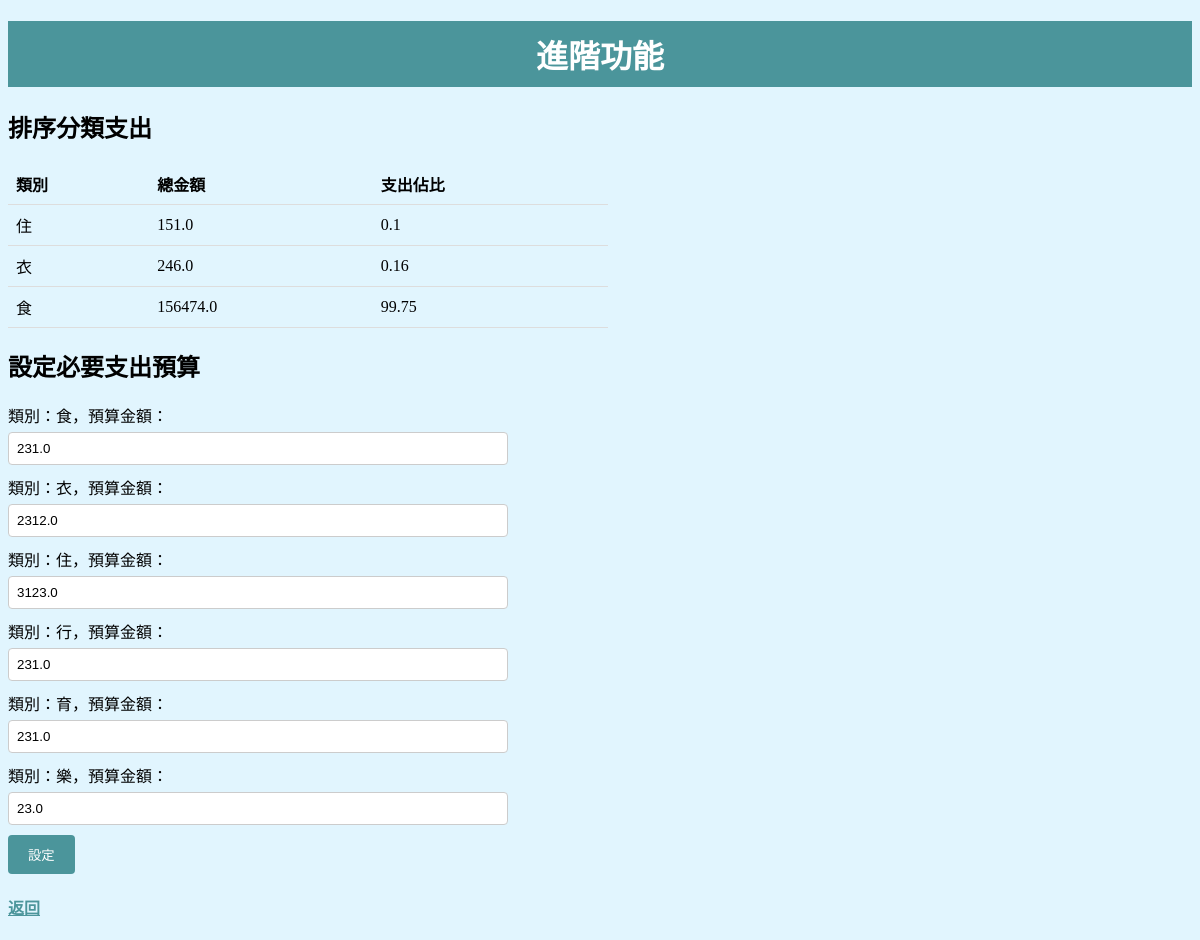
The app's page /advanced (signed in) with its own data.
### tables this page shows
CREATE TABLE default_expenses
                      (id INTEGER PRIMARY KEY AUTOINCREMENT,
                       username TEXT NOT NULL,
                       category TEXT NOT NULL,
                       budget REAL NOT NULL);

### test.py (the view)
@app.route('/advanced', methods=['GET', 'POST'])
def advanced():
    if 'username' not in session:
        return redirect('/login')
    if request.method == 'POST':
        if 'set_budget' in request.form:
            set_budget(request.form)
    categorized_expenses, category_budgets = get_expenses_and_budgets()
    category_budgets = get_category_budgets(session['username'])
    return render_template('advanced.html', categorized_expenses=categorized_expenses, category_budgets=category_budgets)

### test.py (called while the page is built)
def get_expenses_and_budgets():
    with sqlite3.connect('database.db') as conn:
        cursor = conn.cursor()
        cursor.execute('SELECT category, ABS(SUM(amount)) '
                       'FROM expenses '
                       'WHERE username = ? AND amount < 0 '
                       'GROUP BY category '
                       'HAVING SUM(amount) < 0',
                       (session['username'],))
        categorized_expenses = cursor.fetchall()
        total_expenses = sum(expense[1] for expense in categorized_expenses)
        cursor.execute('SELECT category, budget FROM default_expenses')
        category_budgets = dict(list(cursor.fetchall()))
    categorized_expenses = [(expense[0], expense[1], round(expense[1] / total_expenses * 100, 2)) for expense in categorized_expenses]
    return categorized_expenses, category_budgets

def get_category_budgets(username):
    with sqlite3.connect('database.db') as conn:
        cursor = conn.cursor()
        cursor.execute('SELECT category, budget FROM default_expenses WHERE username = ?',(session['username'],))
        category_budgets = dict(cursor.fetchall())
    return category_budgets

### templates/advanced.html (shortened to what this page needs)
<!DOCTYPE html>
<html>
<head>
</head>
<body>
    <h1>進階功能</h1>
    <h2>排序分類支出</h2>
    <table class="expense-table">
        <thead>
            <tr>
                <th>類別</th>
                <th>總金額</th>
                <th>支出佔比</th>
            </tr>
        </thead>
        <tbody>
            {% for category, total_amount, proportion in categorized_expenses %}
            <tr>
                <td>{{ category }}</td>
                <td>{{ total_amount }}</td>
                <td>{{ proportion }}</td>
            </tr>
            {% endfor %}
        </tbody>
    </table>
    <h2>設定必要支出預算</h2>
    <form action="/advanced" method="POST">
        <form action="/advanced" method="POST">
            <label>類別：食，預算金額：</label>
            <input type="number" id="budget_食" name="budget_食" step="0.01" value="{{ category_budgets.get('食', 0) }}" required>
            <br>
            <label>類別：衣，預算金額：</label>
            <input type="number" id="budget_衣" name="budget_衣" step="0.01" value="{{ category_budgets.get('衣', 0) }}" required>
            <br>
            <label>類別：住，預算金額：</label>
            <input type="number" id="budget_住" name="budget_住" step="0.01" value="{{ category_budgets.get('住', 0) }}" required>
            <br>
            <label>類別：行，預算金額：</label>
            <input type="number" id="budget_行" name="budget_行" step="0.01" value="{{ category_budgets.get('行', 0) }}" required>
            <br>
            <label>類別：育，預算金額：</label>
            <input type="number" id="budget_育" name="budget_育" step="0.01" value="{{ category_budgets.get('育', 0) }}" required>
            <br>
            <label>類別：樂，預算金額：</label>
            <input type="number" id="budget_樂" name="budget_樂" step="0.01" value="{{ category_budgets.get('樂', 0) }}" required>
            <br>
            <button type="submit" name="set_budget">設定</button>
        </form>
    <a href="/expense"><h4>返回</h4></a>
</body>
</html>

### templates/advanced.html (style rules this page uses)
body { background-color: #e1f5fe; // 藍色背景顏色 }
.expense-table { width: 100%; border-collapse: collapse; }
.expense-table th, .expense-table td { padding: 8px; text-align: left; border-bottom: 1px solid #ddd; }
h1 { color: white; text-align: center; background-color: #4b959b; padding: 10px; }
table { margin: 20px 0; border-collapse: collapse; width: 100%; max-width: 600px; }
th, td { padding: 8px; text-align: left; border-bottom: 1px solid #ddd; }
form { max-width: 500px; margin: 20px 0; }
label { display: block; margin-bottom: 5px; }
input[type="number"] { width: 100%; padding: 8px; margin-bottom: 10px; border-radius: 4px; border: 1px solid #ccc; box-sizing: border-box; }
button[type="submit"] { background-color: #4b959b; color: white; padding: 10px 20px; border: none; border-radius: 4px; cursor: pointer; }
a { color: #4b959b; }

### records on screen
default_expenses: budget_食 "231.0"
default_expenses: budget_衣 "2312.0"
default_expenses: budget_住 "3123.0"
default_expenses: budget_行 "231.0"
default_expenses: budget_育 "231.0"
default_expenses: budget_樂 "23.0"

### other values on screen
{{ category }} "住" "衣" "食"
{{ total_amount }} "151.0" "246.0" "156474.0"
{{ proportion }} "0.1" "0.16" "99.75"
